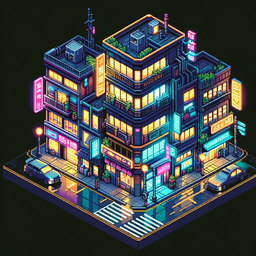
#> input picture Art/Building/DALL·E 2023-12-15 21.44.22 - Create an isometric pixel art image of an urban block with detailed small houses, enhanced by neon lighting to give a cyberpunk vibe. The scene should.png, 256 x 256 px, shrunk from 1024 x 1024 before the run, found by its file name; its folder holds 4 pictures in this run
$ python PixelArtConvert.py
#> lines starting #> are read from the running program, lines starting #| are printed output that depends on the picture
# Correcting the downsampling approach according to the user's instructions
# Now selecting the median pixel in each 20x20 pixel block.

from PIL import Image
import numpy as np
import os
# from Kmeans import KmeansCluster, Median_Cut

def downsample_image_corrected(image, block_size):
    # Convert image to numpy array
    img_array = np.array(image)

    # Calculate the number of blocks in each dimension
    num_blocks_x = img_array.shape[1] // block_size
    num_blocks_y = img_array.shape[0] // block_size

    # Create an empty array for the downsampled image
    downsampled_array = np.zeros((num_blocks_y, num_blocks_x, img_array.shape[2]), dtype=img_array.dtype)

    # Iterate through each block and select the median pixel
    for y in range(num_blocks_y):
        for x in range(num_blocks_x):
            # Extract the block
            block = img_array[y*block_size:(y+1)*block_size, x*block_size:(x+1)*block_size]
            # Find the median pixel
            median_pixel = np.median(block.reshape(-1, block.shape[2]), axis=0)
            downsampled_array[y, x] = median_pixel

    # Convert the downsampled array to an image
    downsampled_image = Image.fromarray(downsampled_array.astype(np.uint8))
    return downsampled_image

BuildingConvert = True
if BuildingConvert:
    # 设定原始和目标文件夹路径
    source_folder = './Art/Building/'
    target_folder = './Art/Building_Correct/'

    # 获取文件夹中所有文件的名字
    file_names = [f for f in os.listdir(source_folder) if os.path.isfile(os.path.join(source_folder, f))]

    for file_name in file_names:
        # Load the image
        image_path = os.path.join(source_folder, file_name)
        image = Image.open(image_path)
#> image is the input picture: PIL image 256x256 RGBA; mean R, G, B, A 62, 67.8, 68, 255

        print(file_name)

        # Downsample the image using the corrected approach
        image = downsample_image_corrected(image, block_size=2)
#> after the loop in downsample_image_corrected, `for y in range(num_blocks_y):`:
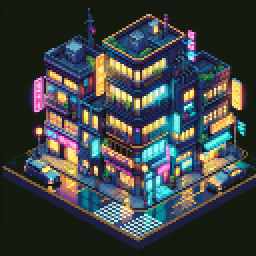
#> downsampled_array: shape (128, 128, 4) (shown 2 times larger); mean R, G, B, A 61.3, 67.1, 67.3, 255
        # image = image.convert("RGB")
        # image, cluster_centers = KmeansCluster(image, n_centers = 32)
        # image = Median_Cut(image, num_colors = 64)

        # Save the downsampled image
        downsampled_image_corrected_path = os.path.join(target_folder, file_name)
        image.save(downsampled_image_corrected_path)
        print(downsampled_image_corrected_path)
#> pass 2 of the loop `for file_name in file_names:`:
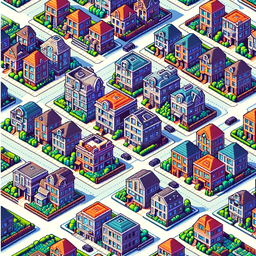
#> input picture Art/Building/DALL·E 2023-12-15 21.44.26 - Create an isometric pixel art image depicting a few urban blocks with detailed small houses. Each block should contain several houses with intricate p.png, 256 x 256 px, shrunk from 1024 x 1024 before the run, found by its file name
#> image is the input picture: PIL image 256x256 RGBA; mean R, G, B, A 137, 135.1, 143.9, 255
#> after the loop in downsample_image_corrected (call 2), `for y in range(num_blocks_y):`:
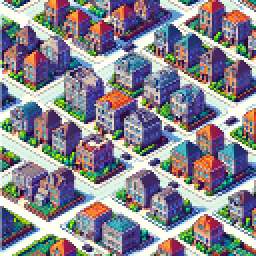
#> downsampled_array: shape (128, 128, 4) (shown 2 times larger); mean R, G, B, A 137.1, 134.8, 143.5, 255
#> pass 3 of the loop `for file_name in file_names:`:
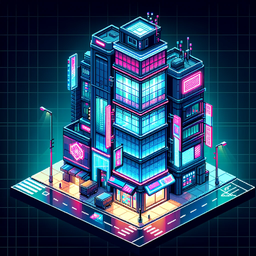
#> input picture Art/Building/DALL·E 2023-12-15 21.50.07 - Create an isometric pixel art image of a single urban building, illuminated by neon lighting to convey a cyberpunk ambiance. The building should be de.png, 256 x 256 px, shrunk from 1024 x 1024 before the run, found by its file name
#> image is the input picture: PIL image 256x256 RGBA; mean R, G, B, A 37.8, 66.4, 95.9, 255
#> after the loop in downsample_image_corrected (call 3), `for y in range(num_blocks_y):`:
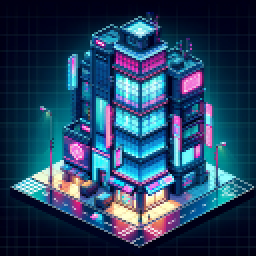
#> downsampled_array: shape (128, 128, 4) (shown 2 times larger); mean R, G, B, A 36.9, 65.9, 95.5, 255
#> the loop made 4 passes; the first 3 are shown
else:
    # 设定原始和目标文件夹路径
    source_folder = './Art/People/'
    target_folder = './Art/People_Correct/'

    # 获取文件夹中所有文件的名字
    file_names = [f for f in os.listdir(source_folder) if os.path.isfile(os.path.join(source_folder, f))]

    for file_name in file_names:
        # Load the image
        image_path = os.path.join(source_folder, file_name)
        image = Image.open(image_path)

        # Downsample the image using the corrected approach
        downsampled_image_corrected = downsample_image_corrected(image, block_size=20)

        # Save the downsampled image
        downsampled_image_corrected_path = os.path.join(target_folder, file_name)
        downsampled_image_corrected.save(downsampled_image_corrected_path)
        print(downsampled_image_corrected_path)
